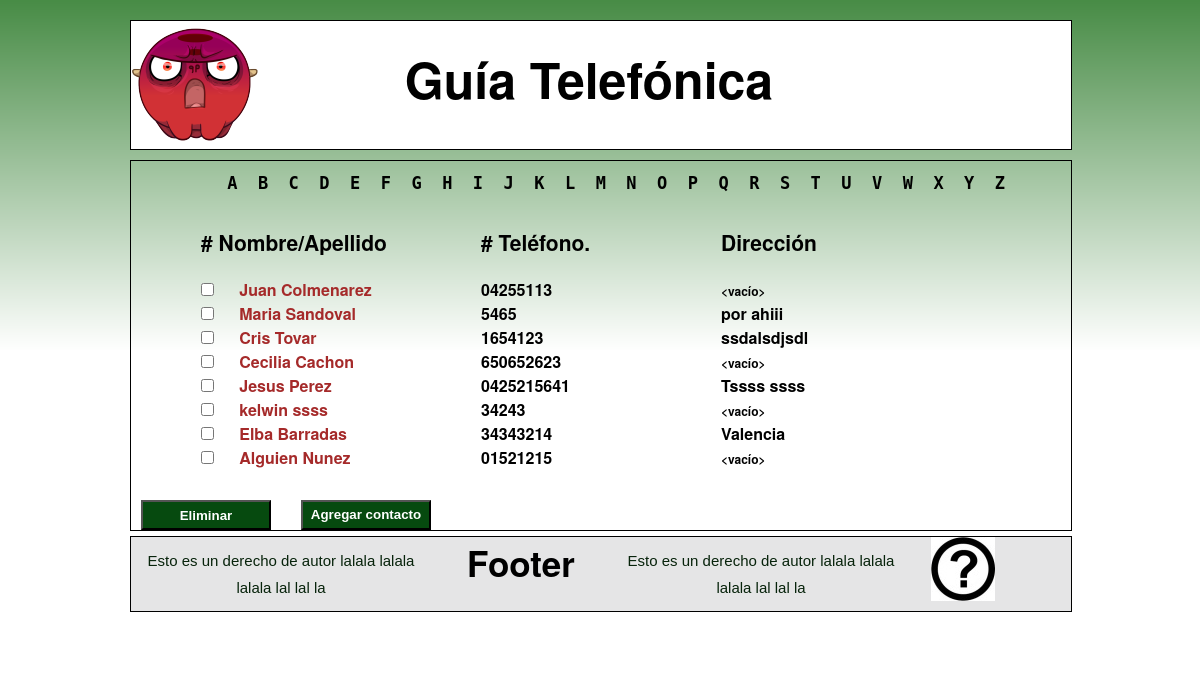
The page / on the database its author committed.
### tables this page shows
CREATE TABLE IF NOT EXISTS `dir_contacto` (
  `cod_contacto` int(20) NOT NULL AUTO_INCREMENT,
  `nombre` varchar(100) NOT NULL,
  `apellido` varchar(100) NOT NULL,
  `sexo` char(1) DEFAULT NULL,
  `telefono` varchar(100) DEFAULT NULL,
  `edo_civil` varchar(100) DEFAULT 'soltero',
  `pais` varchar(100) DEFAULT NULL,
  `direccion` varchar(500) DEFAULT NULL,
  PRIMARY KEY (`cod_contacto`)
);

### index.php (the view, shortened to what this page needs)
<?php
	include('libreria_config.php');
	getHeader('Guía Telefónica');
	$bd = new BaseDatos();
	$bd->connect();
	$st =
	'SELECT cod_contacto,nombre,apellido,telefono,direccion
	 FROM daweb_krd.dir_contacto; ';
	$rs = $bd->query($st);
	$c = "";
	$tlf = "";
	$dir = "";
	while($fila = mysql_fetch_array($rs) ){
		$c .= '<li><input type = "checkbox" name = "' .  $fila['cod_contacto'] .
		 '" class = "new"> &nbsp;&nbsp;&nbsp; <a class = "info_c" href = "info.php?id=' .
		 $fila['cod_contacto'] .'" >' .
		 $fila['nombre'] .' ' . $fila['apellido'] . '</a></li> ';
		$tlf .= '<li>' . $fila['telefono'].'</li> ';
		$tmp = $fila['direccion'];
		if(!isset($tmp)){
			$tmp = "<small>&lt;vacío&gt;</small>";
		}
		$dir .= '<li>' . $tmp.'</li> ';
	}
?>
<div class="container_12" id="ContenedorSupremo">
    <div class="grid_12" id="ContenedorSuperior">
		<div id="LogoTeam" class="grid_4 alpha" style="background-image:url(Imagenes/logo.png);width:50px;height:50px;"></div>
		<div class="grid_8 omega" id="barraSuperior">
		<br> <h1 style="font-size:50px;text-align:center;" >  Guía Telefónica </h1></div>
	</div>
	<div class="grid_12" id="ContenedorMedio">
		<div class="grid_12" id="Alfabeto">
		<pre> <b> A  B  C  D  E  F  G  H  I  J  K  L  M  N  O  P  Q  R  S  T  U  V  W  X  Y  Z </pre>
		</div>
		<div class="grid_4 alpha">
		<h3 style="margin-top:10px;margin-left:70px;"># Nombre/Apellido </h3>
		<form name = "cb_eliminar" method = "post">
		<ul id = "contactos" style="font-size:12pt;margin-left:40px;" >
		  <?php
			echo $c;
		  ?>
		</ul>
		</form>
		</div>
		<div class="grid_3">
		<h3 style="margin-top:10px;margin-left:30px;"># Teléfono. </h3>
		<ul id = "tlf" style="font-size:12pt;margin-left:0px;" >
		  <?php
			echo $tlf;
		  ?>
		</ul>
		</div>
		<div class="grid_5 omega">
		<h3 style="margin-top:10px;margin-left:30px;"> Dirección </h3>
		<ul id = "dir"style="font-size:12pt;margin-left:0px;" >
		  <?php
			echo $dir;
		  ?>
		</ul>
		</div>
		<div align = "left" class = "grid_2 alpha">
			<button style="margin-top:10px;margin-left:10px;"
			 name="bt_delete" value="Eliminar" class="enviar" id = "bt_delete" />
			Eliminar
		</div>
		<div class = "grid_2">
			<form action = "add.php" method = "post">
				<input style="margin-top:10px;margin-left:10px;" type = "submit" name = "bt_add" class = "enviar"
				 value = "Agregar contacto">
			</form>
		</div>
	</div>
	<div class="grid_12" id="ContenedorFinal">
    <div class="grid_4 alpha">
		<p style="font-size:15px;text-align:center;"> Esto es un derecho de autor lalala
		lalala lalala lal lal la </p>
    </div>
     <div class="grid_2">
		<h3 style="font-size:35px;text-align:center;"> <b> Footer </h3>
    </div>
    <div class="grid_4">
		<p style="font-size:15px;text-align:center;"> Esto es un derecho de autor lalala
		lalala lalala lal lal la </p>
    </div>
    <div class="grid_2 omega"> <a href="about.php">
	<img src="Imagenes/logo2.jpg" alt="Integrantes" width="64" height="64"></a>
    </div>
	</div>
    <br> <br>
	</div>
</body>
</html>

### libreria_config.php (shortened to what this page needs)
<?php
function getHeader($title){
	echo '<!DOCTYPE html>
<html>
<head>
	<link rel="stylesheet" type="text/css" media="all" href="css/reset.css" />
	<link rel="stylesheet" type="text/css" media="all" href="css/text.css" />
	<link rel="stylesheet" type="text/css" media="all" href="css/960.css" />
	<link rel="stylesheet" type="text/css"  href="css/config_krd.css"/>
	<link rel="icon"   type="image/x-icon"  href="Imagenes/favicon.ico" />
	<script src="js/jquery-1.9.1.min.js" type="text/javascript"></script>
	<script src="js/app.js" type="text/javascript"></script>
	<meta http-equiv="content-type" content="text/html;charset=utf-8" />
	<title>';
	printf("%s </title> </head> </body>",$title);
}
class BaseDatos{
	public function query($string_query){
		return mysql_query($string_query);
	}
}
?>

### css/text.css (style rules this page uses)
pre, code { font-family: "DejaVu Sans Mono", Menlo, Consolas, monospace; }
h1 { font-size: 25px; }
h3 { font-size: 21px; }
ul { list-style: disc; }
li { margin-left: 30px; }
p, dl, hr, h1, h2, h3, h4, h5, h6, ol, ul, pre, table, address, fieldset, figure { margin-bottom: 20px; }

### css/960.css (style rules this page uses)
.container_12, .container_16 { margin-left: auto; margin-right: auto; width: 960px; }
.grid_1, .grid_2, .grid_3, .grid_4, .grid_5, .grid_6, .grid_7, .grid_8, .grid_9, .grid_10, .grid_11, .grid_12, .grid_13, .grid_14, .grid_15, .grid_16 { display: inline; float: left; margin-left: 10px; margin-right: 10px; }
.container_12 .grid_3, .container_16 .grid_4 { width: 220px; }
.container_12 .grid_12, .container_16 .grid_16 { width: 940px; }
.alpha { margin-left: 0; }
.omega { margin-right: 0; }
.container_12 .grid_2 { width: 140px; }
.container_12 .grid_4 { width: 300px; }
.container_12 .grid_5 { width: 380px; }
.container_12 .grid_8 { width: 620px; }
.clearfix:before, .clearfix:after, .container_12:before, .container_12:after, .container_16:before, .container_16:after { content: '.'; display: block; overflow: hidden; visibility: hidden; font-size: 0; line-height: 0; width: 0; height: 0; }
.clearfix:after, .container_12:after, .container_16:after { clear: both; }
.clearfix, .container_12, .container_16 { zoom: 1; }

### css/config_krd.css (style rules this page uses)
a { color:#A52A2A; text-decoration: none }
p { font:normal 12px Arial, Helvetica, sans-serif; color:#07230B; padding:10px; margin:0; line-height:1.8em; }
input { margin-top: 4px; line-height:1.8em; margin-left:70px; }
input.new { margin-top: 4px; line-height:1.8em; margin-left:0px; }
.enviar { background-color: #064A0F; height:30px; width: 130px; color: #FFFFFF; font-weight: bold; }
div#ContenedorSupremo { margin-top:20px; }
div#ContenedorSuperior { border: black 1px solid; background-color: white; }
div#ContenedorMedio { margin-top:10px; border: black 1px solid; display:none; }
div#ContenedorFinal { margin-top:5px; border: black 1px solid; background-color: #e5e5e6; }
div#Alfabeto { margin-top:10px; text-align:center; font-size:17px; }
ul { list-style-type: none; }

### rows shown on the page
dir_contacto: nombre "Juan", apellido "Colmenarez", telefono "04255113"
dir_contacto: nombre "Maria", apellido "Sandoval", telefono "5465", direccion "por ahiii"
dir_contacto: nombre "Cris", apellido "Tovar", telefono "1654123", direccion "ssdalsdjsdl"
dir_contacto: nombre "Cecilia", apellido "Cachon", telefono "650652623"
dir_contacto: nombre "Jesus", apellido "Perez", telefono "0425215641", direccion "Tssss ssss"
dir_contacto: nombre "kelwin", apellido "ssss", telefono "34243"
dir_contacto: nombre "Elba", apellido "Barradas", telefono "34343214", direccion "Valencia"
dir_contacto: nombre "Alguien", apellido "Nunez", telefono "01521215"
